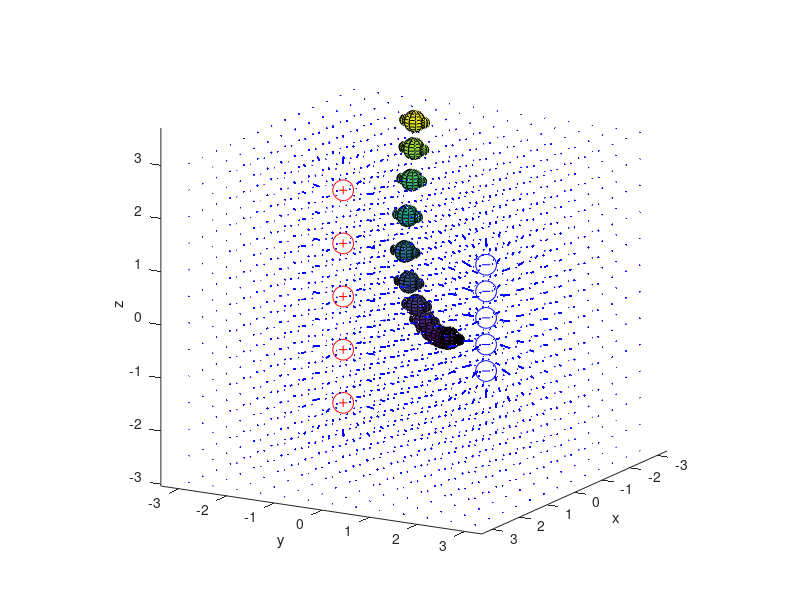

Reproduce this figure in MATLAB.
%Meshgrid
m=3;
dm=0.5;
[xx, yy, zz]=meshgrid(-m:dm:m);

%Constantes
k=8.998e9;
q=1e-6*80;  %microCoulomb
%q = q*1000
%k=1;
%q=1;

%Celula
r = 0.2; %Radio de la esfera
%dc = 2*r; %distancia entre las cargas
dc = 2*r;
qC = 1e-6*1; %Carga de la celula de un microCoulonb por polo

%/////////////////////////////////////////////////////////////////
% Seccion de creacion automatizada de puntos a base de parametros de
%  Distribucion

%Parametros ajustables
Num_Cargas = 5; %Entero impar (funciona con par, pero las cargas negativas toman valores de .25 y -75)
Dist_placas = 3; %Entero par o impar
Dist_pos = 1; %Distancia entre cargas positivas
Dist_neg = 0.5; %Dist_pos/2; %Ditancia entre cargas negativas, por default es la mitad entre positivas
x_ini = 0; %Cualquier valor

%Cargas positivas
A = x_ini*ones(1, Num_Cargas);
B = Dist_placas/2*ones(1, Num_Cargas);
B= -B; %adecuacion de Kevin
C = zeros(1, Num_Cargas);
C_ini = -(Num_Cargas-1)/2*Dist_pos;
cont=1;
for i=C_ini:Dist_pos:-C_ini
    C(1,cont)=i;
    cont = cont + 1;
end

%Cargas negativas
D = x_ini*ones(1, Num_Cargas);
E = Dist_placas/2*ones(1, Num_Cargas);
F = zeros(1, Num_Cargas);
F_ini = -(Num_Cargas-1)/2*Dist_neg;
cont=1;
for i=F_ini:Dist_neg:-F_ini
    F(1,cont)=i;
    cont = cont + 1;
end
%/////////////////////////////////////////////////////////////////

%Cargas positivas
%A = [0 0 0 0];
%B = [-1.5 -1.5 -1.5 -1.5];
%C = [-1 0 1 2];

%Cargas negativas
%D = [0 0 0 0 0];
%E = [1.5 1.5 1.5 1.5 1.5];
%F = [-1 -0.5 0 0.5 1];
%D = [0 0 0 0 0 0 0 0 0 0 0 0 0 0 0];
%E = [1.5 1.5 1.5 1.5 1.5 2 2 2 2 2 2.5 2.5 2.5 2.5 2.5];
%F = [-1 -0.5 0 0.5 1 -1 -0.5 0 0.5 1 -1 -0.5 0 0.5 1];
%D = [0 0 0 0 0 0 0 0 0 ]
%E = [1.5 1.75 1.75 1.75 2 2 2 2 2]
%F = [0 -0.25 0 0.25 -0.5 -0.25 0 0.25 0.5]
%D = [0 0 0 0 0 0 0 0 0 0 0 0 0 0 0 0 0 0 0 0 0 0 0 0 0];
%E = [1.5 1.75 1.75 1.75 2 2 2 2 2 2.25 2.25 2.25 2.25 2.25 2.25 2.25 2.5 2.5 2.5 2.5 2.5 2.5 2.5 2.5 2.5];
%F = [0 -0.5 0 0.5 -1 -0.5 0 0.5 1 -1.5 -1 -0.5 0 0.5 1 1.5 -2 -1.5 -1 -0.5 0 0.5 1 1.5 2];

%Acumuladores de cargas positivas
ExPosi = zeros(size(xx));
EyPosi = zeros(size(yy));
EzPosi = zeros(size(zz));

%Acumuladores de cargas negativas
ExNega = zeros(size(xx));
EyNega = zeros(size(yy));
EzNega = zeros(size(zz));

%Creacion de Campo Electrico de cargas positivas
i=1;
while i<=size(A,2)
    
    x1=xx-A(i);
    y1=yy-B(i);
    z1=zz-C(i);
    
    
    %Asignacion del campo resultante
    ExPosi = ExPosi + k*q.*x1./(x1.^2+y1.^2+z1.^2).^1.5;  % acomodada la función de otra manera                       
    EyPosi = EyPosi + k*q.*y1./(x1.^2+y1.^2+z1.^2).^1.5;
    EzPosi = EzPosi + k*q.*z1./(x1.^2+y1.^2+z1.^2).^1.5;
    
    %dibujando las cargas
    plot3(A(i),B(i),C(i),'r +') %dibujar la carga
    hold on
    plot3(A(i),B(i),C(i),'r o','MarkerSize',15) %dibujar el signo de la carga
    hold on
    
    i=i+1;
end

%Creacion de Campo Electrico de cargas positivas
i=1;
while i<=size(D,2)
    
    x1=xx-D(i);
    y1=yy-E(i);
    z1=zz-F(i);
    
    
    %Asignacion del campo resultante
    ExNega = ExNega + k*q.*x1./(x1.^2+y1.^2+z1.^2).^1.5;  % acomodada la función de otra manera                       
    EyNega = EyNega + k*q.*y1./(x1.^2+y1.^2+z1.^2).^1.5;
    EzNega = EzNega + k*q.*z1./(x1.^2+y1.^2+z1.^2).^1.5;
    
    %dibujando las cargas
    plot3(D(i),E(i),F(i),'b _') %dibujar la carga
    hold on
    plot3(D(i),E(i),F(i),'b o','MarkerSize',15) %dibujar el signo de la carga
    hold on
    
    i=i+1;
end

%Calculo del campo electrico resultante
Fx =ExPosi-ExNega;
Fy =EyPosi-EyNega;
Fz =EzPosi-EzNega;

%Modificacion a vectores unitarios
Exx=Fx./(sqrt(Fx.^2+Fy.^2+Fz.^2));
Eyy=Fy./(sqrt(Fx.^2+Fy.^2+Fz.^2));
Ezz=Fz./(sqrt(Fx.^2+Fy.^2+Fz.^2));

%Graficacion y recorrido de la celula
quiver3(xx,yy,zz,Fx,Fy,Fz,0.5,'b')
xlabel('x');
ylabel('y');
zlabel('z');
    
%vista del grafico
view([120 15])

%Tiempo para poder poner la pantalla completa
pause(.1);

%distancia de recorrido
dr=3.5; %comenzara en (0, 0, dr)

%Declaracion de la esfera
[X, Y, Z] = sphere(10); %Esta comienza en (0i, 0j, 0k)

axis equal
hold on %No recuerdo que hace este aqui

X2 = X * r; %\
Y2 = Y * r; % |>Se adecua la esfera a su radio
Z2 = Z * r; %/

%Posicion de la celula
xc=0;
yc=0;
zc=dr;

%Posicion de la carga positiva
xcp = xc;
ycp = yc+(dc/2);
zcp = zc;

%Posicion de la carga negativa
xcn = xc;
ycn = yc-(dc/2);
zcn = zc;

%esferita de prueba para posicion de cargas
X3 = X * 0.1; %\
Y3 = Y * 0.1; % |>Se adecua la esfera a su radio
Z3 = Z * 0.1; %/

h=-dr;
while h<=dr
    
    %Punto de origen de las cargas positivas y negativas
    px = [xc xc];
    py = [yc+(dc/2) yc-(dc/2)];
    pz = [zc zc];
    Carga = [qC -qC];

    %Campo resultante iniciado en 0
    Vect_Result_celX = 0;
    Vect_Result_celY = 0;
    Vect_Result_celZ = 0;

    %surf(X, Y, Z)
    axis equal
    
    hold on
    surf(X2+xc, Y2+yc, Z2+zc)
    
    %Cargas de prueba
    hold on
    surf(X3+xcp, Y3+ycp, Z3+zcp) %positiva
    hold on
    surf(X3+xcn, Y3+ycn, Z3+zcn) %negativa
    
    h = h+0.25; %Con cada iteracion avanza una unidad hacia abajo en z
    hold on
    
    %Graficacion y recorrido de la celula
    quiver3(xx,yy,zz,Fx,Fy,Fz,0.5,'b')
    
    %vista del grafico
    view([120 15])
    
    %Intervalos de tiempo para el movimiento de la celula
    xlabel('x');
    ylabel('y');
    zlabel('z');
    pause(0.1);
    
    %Calculo del vector resultante sobre la celula
    
    %como las cargas estan a lo largo del eje y, a lo largo de 
    %este se movera la celula
    
    j=1;
    while j<=2 %size(px,2)

        %variables utilizadas para acumular el campo resultante
        Ex1 = 0;
        Ey1 = 0;
        Ez1 = 0;
        Ex2 = 0;
        Ey2 = 0;
        Ez2 = 0;
        %Creacion de Campo Electrico de cargas positivas
        i=1;
        while i<=size(A,2)

            %Calculo de catetos para distancia
            x=px(j)-A(i);
            y=py(j)-B(i);
            z=pz(j)-C(i);

            %calculo de vector resultante de carga postiva
            r=sqrt(x^2+y^2+z^2);

            %Asignacion del campo resultante
            Ex1 = Ex1 + ((k*q*Carga(j).*x)./(r.^1.5));
            Ey1 = Ey1 + ((k*q*Carga(j).*y)./(r.^1.5));
            Ez1 = Ez1 + ((k*q*Carga(j).*z)./(r.^1.5));

            %dibujando las cargas
            %plot3(A(i),B(i),C(i),'r +') %dibujar la carga
            %hold on
            %plot3(A(i),B(i),C(i),'r o','MarkerSize',15) %dibujar el signo de la carga
            %hold on

            i=i+1;
        end

        %Creacion de Campo Electrico de cargas negativa
        i=1;
        while i<=size(D,2)

            %Calculo de catetos para distancia
            x=px(j)-D(i);
            y=py(j)-E(i);
            z=pz(j)-F(i);

            %calculo de vector resultante de carga postiva
            r=sqrt(x^2+y^2+z^2);

            %Asignacion del campo resultante
            Ex2 = Ex2 + ((k*(-q)*Carga(j).*x)./(r.^1.5));
            Ey2 = Ey2 + ((k*(-q)*Carga(j).*y)./(r.^1.5));
            Ez2 = Ez2 + ((k*(-q)*Carga(j).*z)./(r.^1.5));

            i=i+1;
        end

        Ex=Ex1+Ex2 %Campo resultante de una carga
        Ey=Ey1+Ey2
        Ez=Ez1+Ez2

        Vect_Result_celX = Vect_Result_celX + Ex;
        Vect_Result_celY = Vect_Result_celY + Ey;
        Vect_Result_celZ = Vect_Result_celZ + Ez;

        j=j+1;
    end
    
    %if Vect_Result_celX>0 || Vect_Result_celY>0 || Vect_Result_celZ>0
    %    %Modificacion a vectores unitarios
    %    Vect_Result_celX=Vect_Result_celX./(sqrt(Vect_Result_celX.^2+Vect_Result_celY.^2+Vect_Result_celZ.^2));
    %    Vect_Result_celY=Vect_Result_celY./(sqrt(Vect_Result_celX.^2+Vect_Result_celY.^2+Vect_Result_celZ.^2));
    %    Vect_Result_celZ=Vect_Result_celZ./(sqrt(Vect_Result_celX.^2+Vect_Result_celY.^2+Vect_Result_celZ.^2));
    %end
    
    %Posicion de la celula
    xc = xc + Vect_Result_celX;
    yc = yc + Vect_Result_celY;
    zc = zc + Vect_Result_celZ -0.25;
    %zc = -h;

    %Posicion de la carga positiva
    xcp = xc;
    ycp = yc+(dc/2);
    zcp = zc;

    %Posicion de la carga negativa
    xcn = xc;
    ycn = yc-(dc/2);
    zcn = zc;

    hold off
end

%quiver3(xx,yy,zz,Ex,Ey,Ez,0.95)

%dibujando la carga
%hold on
%plot3(0,0,0,'r +') %dibujar la carga
%plot3(0,0,0,'r o','MarkerSize',15) %dibujar el signo de la carga
%hold off